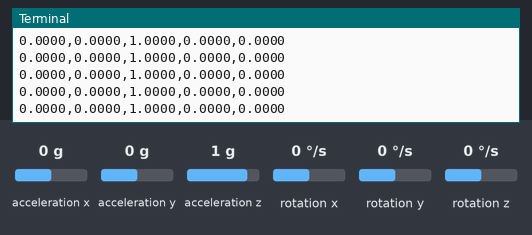
A program run on a simulated Raspberry Pi (BCM pin numbers). Shown: the last lines printed to the terminal. The test bench sets the inputs (shaded band); at power-on: acceleration z 1 g, acceleration x 0 g, acceleration y 0 g, rotation x 0 °/s, rotation y 0 °/s, rotation z 0 °/s. The clock reads 2024-03-15 10:24:30 at power-on unless the program sets it.

Above: at 2.2 s.
2.3 s: acceleration z set to 0 g
At 4.6 s:
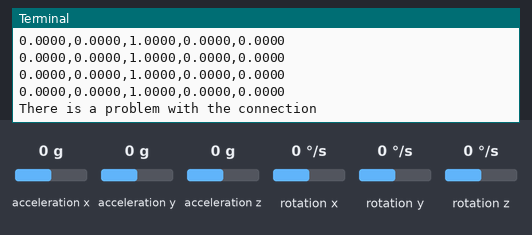
5.3 s: acceleration z set to -1.4 g
At 6.2 s:
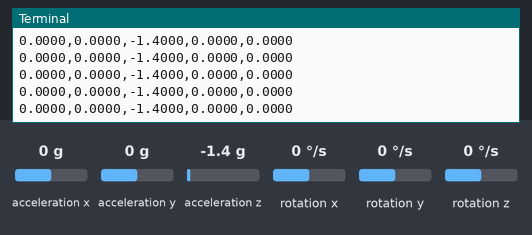
6.8 s: acceleration x set to -1.4 g
At 7.3 s:
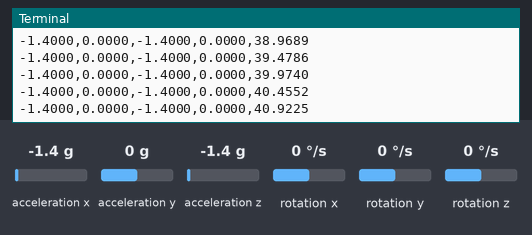
8.3 s: acceleration y set to -1.4 g
At 8.8 s:
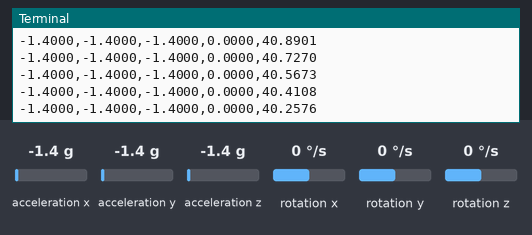
Timing chart, 0 to 10.8 s (numbered marks = the images above; inputs shaded):
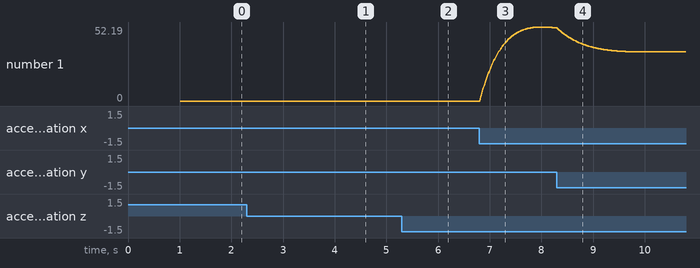

Measured:
- after the input at 2.3 s, the terminal: prints a new line after 1.9 s (image 1)
- after the input at 5.3 s, the terminal: prints a new line at once (image 2)
- after the input at 6.8 s, the terminal: prints a new line at once (image 3)
- plotted number 1: 0 → 51.51 after the input at 6.8 s

The program:

DMP_MPU6050.py
```python
#Connections
#MPU6050 - Raspberry pi
#VCC - 5V  (2 or 4 Board)
#GND - GND (6 - Board)
#SCL - SCL (5 - Board)
#SDA - SDA (3 - Board)


from Kalman import KalmanAngle
import smbus			#import SMBus module of I2C
import time
import math

kalmanX = KalmanAngle()
kalmanY = KalmanAngle()

RestrictPitch = False	#Comment out to restrict roll to ±90deg instead - please read: http://www.freescale.com/files/sensors/doc/app_note/AN3461.pdf
radToDeg = 57.2957786
kalAngleX = 0
kalAngleY = 0
#some MPU6050 Registers and their Address
PWR_MGMT_1   = 0x6B
SMPLRT_DIV   = 0x19
CONFIG       = 0x1A
GYRO_CONFIG  = 0x1B
INT_ENABLE   = 0x38
ACCEL_XOUT_H = 0x3B
ACCEL_YOUT_H = 0x3D
ACCEL_ZOUT_H = 0x3F
GYRO_XOUT_H  = 0x43
GYRO_YOUT_H  = 0x45
GYRO_ZOUT_H  = 0x47


#Read the gyro and acceleromater values from MPU6050
def MPU_Init():
	#write to sample rate register
	bus.write_byte_data(DeviceAddress, SMPLRT_DIV, 7)

	#Write to power management register
	bus.write_byte_data(DeviceAddress, PWR_MGMT_1, 1)

	#Write to Configuration register
	#Setting DLPF (last three bit of 0X1A to 6 i.e '110' It removes the noise due to vibration.) https://ulrichbuschbaum.wordpress.com/2015/01/18/using-the-mpu6050s-dlpf/
	bus.write_byte_data(DeviceAddress, CONFIG, int('0000110',2))

	#Write to Gyro configuration register
	bus.write_byte_data(DeviceAddress, GYRO_CONFIG, 24)

	#Write to interrupt enable register
	bus.write_byte_data(DeviceAddress, INT_ENABLE, 1)


def read_raw_data(addr):
	#Accelero and Gyro value are 16-bit
		high = bus.read_byte_data(DeviceAddress, addr)
		low = bus.read_byte_data(DeviceAddress, addr+1)

		#concatenate higher and lower value
		value = ((high << 8) | low)

		#to get signed value from mpu6050
		if(value > 32768):
				value = value - 65536
		return value


bus = smbus.SMBus(1) 	# or bus = smbus.SMBus(0) for older version boards
DeviceAddress = 0x68   # MPU6050 device address

MPU_Init()

time.sleep(1)
#Read Accelerometer raw value
accX = read_raw_data(ACCEL_XOUT_H)
accY = read_raw_data(ACCEL_YOUT_H)
accZ = read_raw_data(ACCEL_ZOUT_H)

#print(accX,accY,accZ)
#print(math.sqrt((accY**2)+(accZ**2)))
if (RestrictPitch):
	roll = math.atan2(accY,accZ) * radToDeg
	pitch = math.atan(-accX/math.sqrt((accY**2)+(accZ**2))) * radToDeg
else:
	roll = math.atan(accY/math.sqrt((accX**2)+(accZ**2))) * radToDeg
	#pitch = math.atan2(-accX,accZ) * radToDeg
	pitch = math.atan(-accX/math.sqrt((accY**2)+(accZ**2))) * radToDeg

print(roll)
kalmanX.setAngle(roll)
kalmanY.setAngle(pitch)
gyroXAngle = roll
gyroYAngle = pitch
compAngleX = roll
compAngleY = pitch

timer = time.time()
s_time = time.time()
flag = 0
while True:
	if(flag >100): #Problem with the connection
		print("There is a problem with the connection")
		flag=0
		continue
	try:
		#Read Accelerometer raw value
		accX = read_raw_data(ACCEL_XOUT_H)
		accY = read_raw_data(ACCEL_YOUT_H)
		accZ = read_raw_data(ACCEL_ZOUT_H)

		#Read Gyroscope raw value
		gyroX = read_raw_data(GYRO_XOUT_H)
		gyroY = read_raw_data(GYRO_YOUT_H)
		gyroZ = read_raw_data(GYRO_ZOUT_H)

		dt = time.time() - timer
		timer = time.time()

		# Correct data
		accX /= 16384.0
		accY /= 16384.0
		accZ /= 16384.0

		if (RestrictPitch):
			roll = math.atan2(accY,accZ) * radToDeg
			pitch = math.atan(-accX/math.sqrt((accY**2)+(accZ**2))) * radToDeg
		else:
			roll = math.atan(accY/math.sqrt((accX**2)+(accZ**2))) * radToDeg
			#pitch = math.atan2(-accX,accZ) * radToDeg
			pitch = math.atan(-accX/math.sqrt((accY**2)+(accZ**2))) * radToDeg


		gyroXRate = gyroX/131
		gyroYRate = gyroY/131

		if (RestrictPitch):

			if((roll < -90 and kalAngleX >90) or (roll > 90 and kalAngleX < -90)):
				kalmanX.setAngle(roll)
				complAngleX = roll
				kalAngleX   = roll
				gyroXAngle  = roll
			else:
				kalAngleX = kalmanX.getAngle(roll,gyroXRate,dt)

			if(abs(kalAngleX)>90):
				gyroYRate  = -gyroYRate
				kalAngleY  = kalmanY.getAngle(pitch,gyroYRate,dt)
		else:

			if((pitch < -90 and kalAngleY >90) or (pitch > 90 and kalAngleY < -90)):
				kalmanY.setAngle(pitch)
				complAngleY = pitch
				kalAngleY   = pitch
				gyroYAngle  = pitch
			else:
				kalAngleY = kalmanY.getAngle(pitch,gyroYRate,dt)

			if(abs(kalAngleY)>90):
				gyroXRate  = -gyroXRate
				kalAngleX = kalmanX.getAngle(roll,gyroXRate,dt)

		#angle = (rate of change of angle) * change in time
		gyroXAngle = gyroXRate * dt
		gyroYAngle = gyroYAngle * dt

		#compAngle = constant * (old_compAngle + angle_obtained_from_gyro) + constant * angle_obtained from accelerometer
		compAngleX = 0.93 * (compAngleX + gyroXRate * dt) + 0.07 * roll
		compAngleY = 0.93 * (compAngleY + gyroYRate * dt) + 0.07 * pitch

		if ((gyroXAngle < -180) or (gyroXAngle > 180)):
			gyroXAngle = kalAngleX
		if ((gyroYAngle < -180) or (gyroYAngle > 180)):
			gyroYAngle = kalAngleY

		#print("Angle X: " + str(kalAngleX)+"   " +"Angle Y: " + str(kalAngleY))
		print("%.4f,%.4f,%.4f"%(accX, accY, accZ), end=',')
		print("%.4f,%.4f"%(kalAngleX,kalAngleY))
		#print(str(roll)+"  "+str(gyroXAngle)+"  "+str(compAngleX)+"  "+str(kalAngleX)+"  "+str(pitch)+"  "+str(gyroYAngle)+"  "+str(compAngleY)+"  "+str(kalAngleY))
		time.sleep(0.005)
		if time.time() - s_time > 60:
			break

	except Exception as exc:
		flag += 1
```

Kalman.py
```python
class KalmanAngle:
    def __init__(self):
        self.QAngle = 0.001
        self.QBias = 0.003
        self.RMeasure = 0.03
        self.angle = 0.0
        self.bias = 0.0
        self.rate = 0.0
        self.P=[[0.0,0.0],[0.0,0.0]]

    '''def kalman():
        QAngle = 0.001
        QBias = 0.003
        RMeasure = 0.03

        angle = 0.0
        bias = 0.0

        P[0][0] = 0.0
        P[0][1] = 0.0
        P[1][0] = 0.0
        P[1][1] = 0.0'''

    def getAngle(self,newAngle, newRate,dt):
        #step 1:
        self.rate = newRate - self.bias;    #new_rate is the latest Gyro measurement
        self.angle += dt * self.rate

        #Step 2:
        self.P[0][0] += dt * (dt*self.P[1][1] -self.P[0][1] - self.P[1][0] + self.QAngle)
        self.P[0][1] -= dt * self.P[1][1]
        self.P[1][0] -= dt * self.P[1][1]
        self.P[1][1] += self.QBias * dt

        #Step 3: Innovation
        y = newAngle - self.angle

        #Step 4: Innovation covariance
        s = self.P[0][0] + self.RMeasure

        #Step 5:    Kalman Gain
        K=[0.0,0.0]
        K[0] = self.P[0][0]/s
        K[1] = self.P[1][0]/s

        #Step 6: Update the Angle
        self.angle += K[0] * y
        self.bias  += K[1] * y

        #Step 7: Calculate estimation error covariance - Update the error covariance
        P00Temp = self.P[0][0]
        P01Temp = self.P[0][1]

        self.P[0][0] -= K[0] * P00Temp
        self.P[0][1] -= K[0] * P01Temp
        self.P[1][0] -= K[1] * P00Temp
        self.P[1][1] -= K[1] * P01Temp

        return self.angle

    def setAngle(self,angle):
        self.angle = angle

    def setQAngle(self,QAngle):
        self.QAngle = QAngle

    def setQBias(self,QBias):
        self.QBias = QBias

    def setRMeasure(self,RMeasure):
        self.RMeasure = RMeasure

    def getRate(self):
        return self.rate

    def getQAngle(self):
        return self.QAngle

    def getQBias(self):
        return self.QBias

    def  getRMeasure(self):
        return self.RMeasure
```
